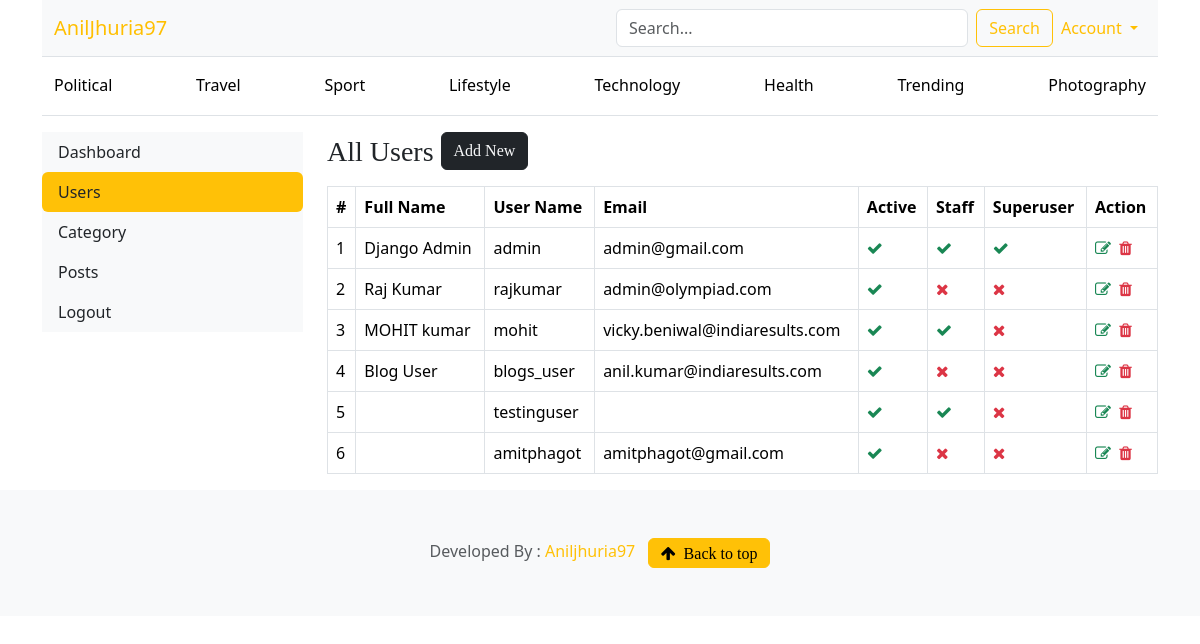
/dashboard/users (signed in), run on the app's committed database.
### blogs/models.py (models this page shows)
class Category(models.Model):
    category_name=models.CharField(max_length=50,unique=True)
    created_at=models.DateTimeField(auto_now_add=True)
    updated_at=models.DateTimeField(auto_now=True)
    class Meta:
        verbose_name_plural='Categories'
    def __str__(self):
        return self.category_name

### dashboards/views.py (the view)
# urls.py: path('users',views.users,name="users"),
@login_required(login_url='login')
def users(request):
    users=User.objects.all()
    context={
        'users':users
    }
    return render(request,'dashboard/users/index.html',context)

### blogs/context_processors.py (called while the page is built)
def get_categories(request):
    categories = Category.objects.annotate(
            post_count=Count('blog')   # related_name ya default blog_set
        ).order_by('-post_count')[:8]
    return dict(categories=categories)

def get_blog_month(request):
    months = Blog.objects.dates('created_at', 'month', order='DESC')
    return dict(blog_month=months)

### templates/dashboard/users/index.html
{% extends 'base.html' %}
{% block content %}
{% include 'dashboard/sidebar.html' %}
    <div class="col-md-9">
        {% if perms.auth.view_user %}
        <div class="table-responsive">
            <h3>All Users
            <a href="{% url 'add_users' %}" class="btn btn-dark text-light float-right mb-2">Add New</a>
            </h3>
            <table class="table table-hover table-bordered">
                <thead>
                    <tr>
                        <th>#</th>
                        <th>Full Name</th>
                        <th>User Name</th>
                        <th>Email</th>
                        <th>Active</th>
                        <th>Staff</th>
                        <th>Superuser</th>
                        <th>Action</th>
                    </tr>
                </thead>
                <tbody>
                    {% for user in users %}
                    <tr>
                        <td>{{ forloop.counter }}</td>
                        <td>{{ user.first_name }} {{ user.last_name }}</td>
                        <td>{{ user.username }}</td>
                        <td>{{ user.email }}</td>
                        <td>{% if user.is_active %} <i class="fa fa-check text-success"></i> {% else %} <i class="fa fa-times text-danger"></i> {% endif %}</td>
                        <td>{% if user.is_staff %} <i class="fa fa-check text-success"></i> {% else %} <i class="fa fa-times text-danger"></i> {% endif %}</td>
                        <td>{% if user.is_superuser %} <i class="fa fa-check text-success"></i> {% else %} <i class="fa fa-times text-danger"></i> {% endif %}</td>
                        <td>
                            <a href="{% url 'edit_users' user.id %}"><i class="fa fa-edit text-success"></i></a>&nbsp;
                            <a href="{% url 'delete_users' user.id %}"><i class="fa fa-trash text-danger"></i></a>
                        </td>
                    </tr>
                    {% endfor %}
                </tbody>
            </table>
        </div>
        {% else %}
        <h5>you do not have permission to view this page </h5>
        {% endif %}
    </div>
</div>
{% endblock  %}

### templates/base.html (shortened to what this page needs)
{% load static %}
<!doctype html>
<html lang="en" data-bs-theme="auto">
<head>
    <link href="{% static 'css/bootstrap.min.css' %} " rel="stylesheet" />
    <link href="{% static 'css/blog.css' %} " rel="stylesheet" />
    <link href="{% static 'css/custom.css' %}" rel="stylesheet" />
    <link rel="stylesheet" href="https://cdnjs.cloudflare.com/ajax/libs/font-awesome/4.7.0/css/font-awesome.min.css">
    <link rel="stylesheet" href="https://cdn.jsdelivr.net/npm/swiper/swiper-bundle.min.css"/>
</head>
<body>
    <div class="container">
        <nav class="navbar navbar-expand-lg navbar-light bg-light border-bottom">
            <div class="container-fluid">
                <a class="navbar-brand col-lg-6" href="/">AnilJhuria97</a>
                <div class="collapse navbar-collapse" id="navbarContent">
                <form class="d-flex my-2 my-lg-0 w-100" action="{% url 'search' %}" method="get">
                    <input class="form-control me-2" type="text" name="keyword" placeholder="Search...">
                    <button class="btn btn-outline-warning" type="submit">Search</button>
                </form>
                <ul class="navbar-nav ms-auto mt-2 mt-lg-0">
                    <li class="nav-item dropdown">
                    <a class="nav-link dropdown-toggle btn btn-outline-warning"
                        href="#" data-bs-toggle="dropdown">
                        Account
                    </a>
                    </li>
                </ul>
                </div>
            </div>
            </nav>
            <div class="border-bottom d-none d-lg-block">
                <div class="container-fluid">
                    <nav class="nav nav-underline py-2 justify-content-between">
                    {% for cat in categories %}
                        <a class="nav-link link-body-emphasis"
                        href="{% url 'posts_by_category' cat.id %}">
                        {{ cat }}
                        </a>
                    {% endfor %}
                    </nav>
                </div>
            </div>
        <div class="mt-3">
            {% block content %}
            {% endblock %}
        </div>
    </div>
  <footer class="py-5 text-center text-body-secondary bg-body-tertiary">
        <p class="mb-0">Developed By :
            <a class="text-warning font-weight-bold" href="https://mail.google.com/mail/?view=cm&fs=1&to=aniljhuria97@gmail.com" target="_blank">
                Aniljhuria97
            </a> &nbsp;
            <a href="#"><i class="fa fa-arrow-up btn btn-warning">&nbsp; Back to top</i> </a></p>
    </footer>
</body>
</html>

### blog_main/static/css/blog.css (style rules this page uses)
h1, h2, h3, h4, h5, h6 { font-family: "Playfair Display", Georgia, "Times New Roman", serif; }
a { color: #ffbf00 !important; opacity: 1; text-decoration: none; }

### data on the page
Category: category_name "Political"
Category: category_name "Travel"
Category: category_name "Sport"
Category: category_name "Lifestyle"
Category: category_name "Technology"
Category: category_name "Health"
Category: category_name "Trending"
Category: category_name "Photography"

### other printed values
{{ user.first_name }} "Django"
{{ user.last_name }} "Admin"
{{ user.username }} "admin"
{{ user.email }} "admin@gmail.com"
{{ user.first_name }} "Raj"
{{ user.last_name }} "Kumar"
{{ user.username }} "rajkumar"
{{ user.email }} "admin@olympiad.com"
{{ user.first_name }} "MOHIT"
{{ user.last_name }} "kumar"
{{ user.username }} "mohit"
{{ user.email }} "vicky.beniwal@indiaresults.com"
{{ user.first_name }} "Blog"
{{ user.last_name }} "User"
{{ user.username }} "blogs_user"
